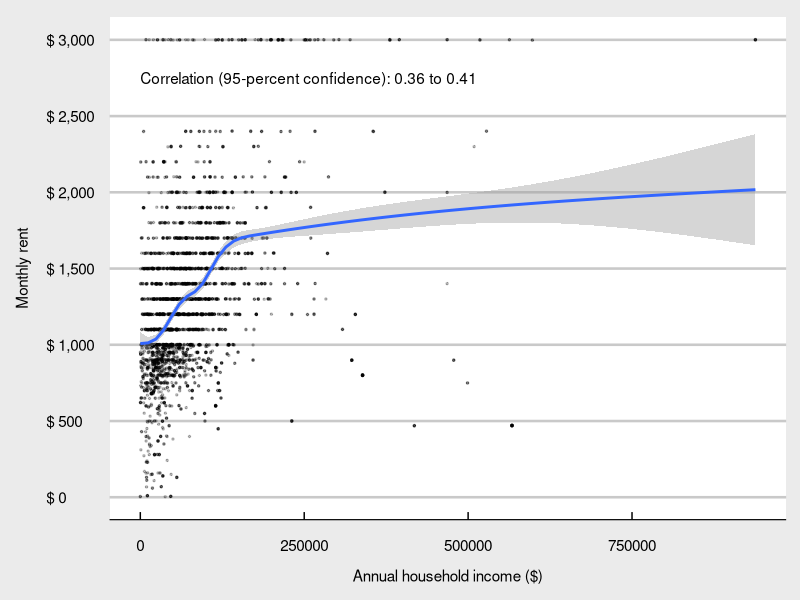
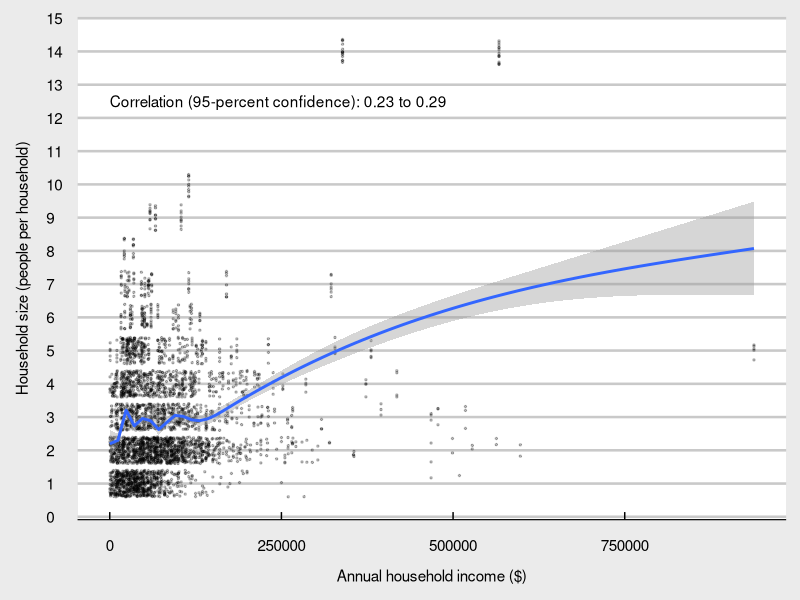
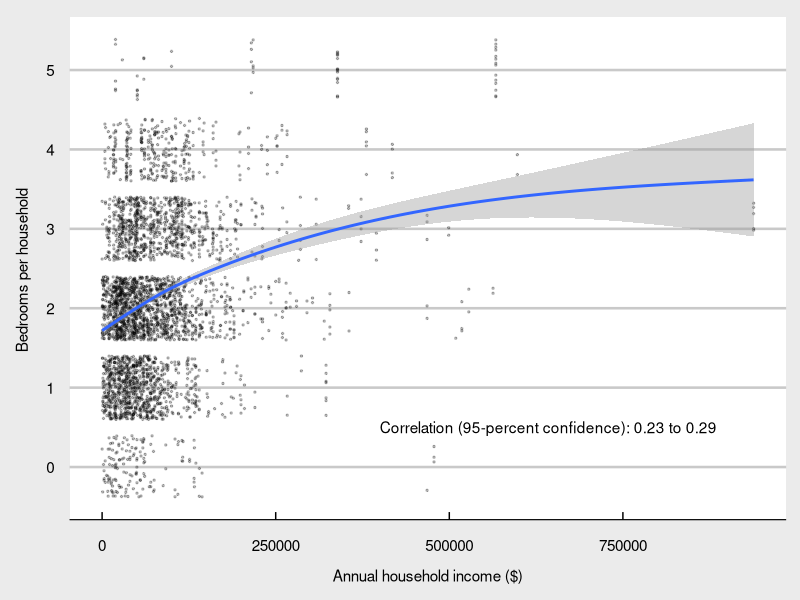
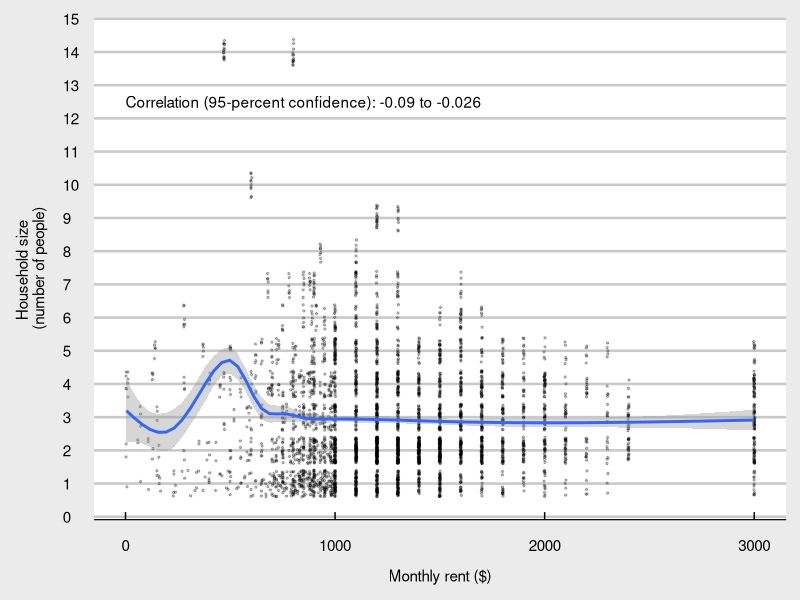
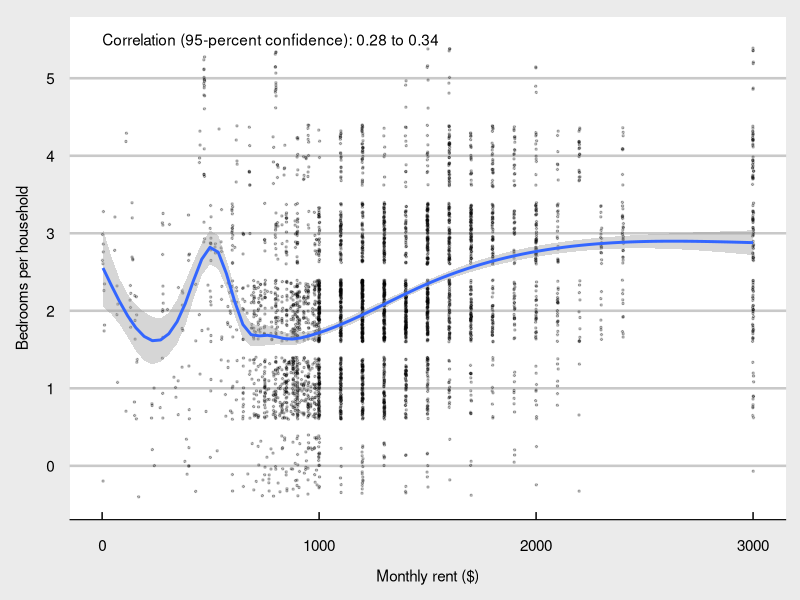
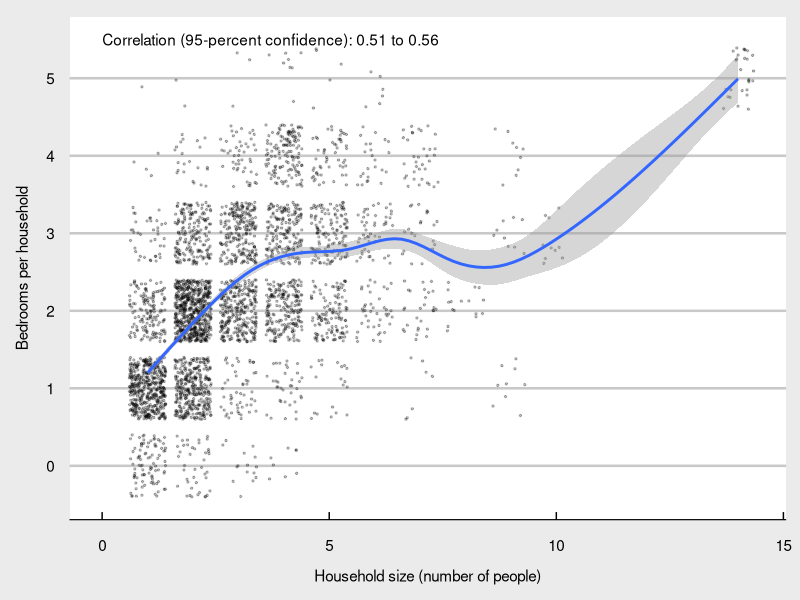
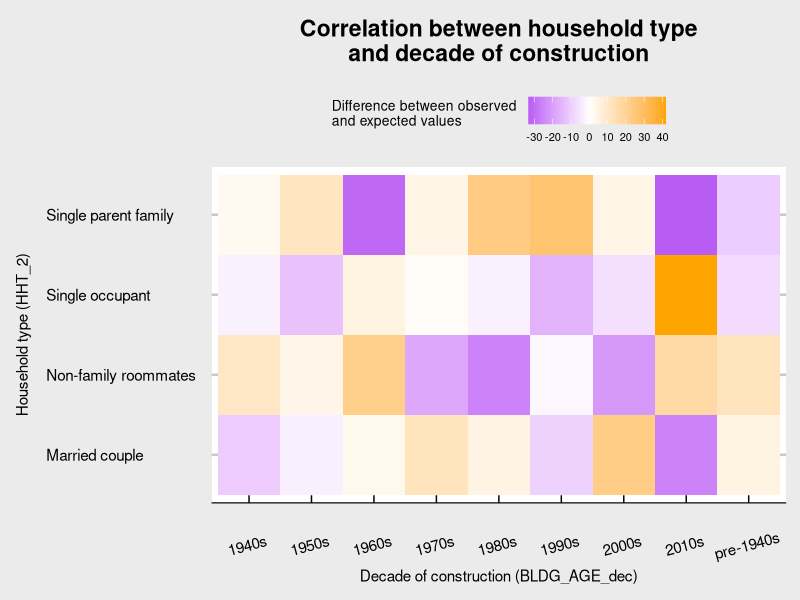
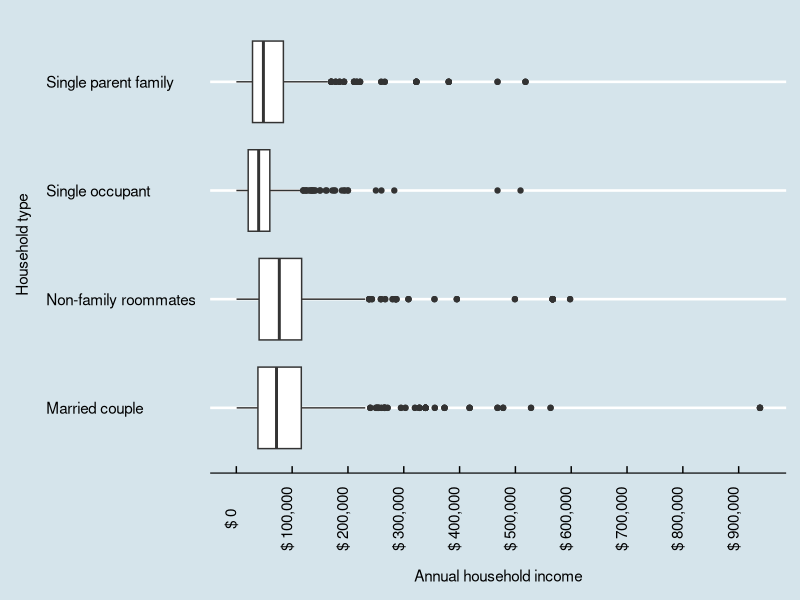

These figures' R source, in order:
## ---- chunk 1
library(tidyverse)
library(ggplot2)
library(ggthemes)
library(viridis)
library(corrplot)
## ---- chunk 2
hh_data_a3 <- read.csv("TravisHH.csv") %>% 
  mutate(HHT_2 = case_when(
    HHT_label=="Married couple household"~"Married couple",
    HHT_label=="Other family household: Female householder, no spouse present"~"Single parent family",
    HHT_label=="Other family household: Male householder, no spouse present"~"Single parent family",
    HHT_label=="Nonfamily household: Male householder: Not living alone"~"Non-family roommates",
    HHT_label=="Nonfamily household: Female householder: Not living alone"~"Non-family roommates",
    HHT_label=="Nonfamily household: Female householder: Living alone"~"Single occupant",
    HHT_label=="Nonfamily household: Male householder: Living alone"~"Single occupant"))
## ---- chunk 3
correlation1 <- cor.test(hh_data_a3$HINCP, hh_data_a3$RNTP)

correlation1
## ---- chunk 4
ggplot(hh_data_a3, aes(x = HINCP, y = RNTP)) +
  geom_point(size = 0.5, alpha = 0.25, position = "jitter") +
  geom_smooth() +
  theme_economist_white() +
  scale_x_continuous(name = "\nAnnual household income ($)") +
  scale_y_continuous(name = "Monthly rent\n",
                     breaks = seq(0, 3000, by = 500),
                     labels = paste("$",
                                    prettyNum(seq(0, 3000, by = 500),
                                              big.mark = ","))) +
  annotate(geom = "text", x = 0, y = 2750,
           label = paste("Correlation (95-percent confidence):",
                         prettyNum(correlation1$conf.int[1], digits = 2),
                                    "to",
                                    prettyNum(correlation1$conf.int[2], digits = 2)),
                     hjust = 0)
## ---- chunk 5
correlation2 <- cor.test(hh_data_a3$HINCP, hh_data_a3$NP)

correlation2
## ---- chunk 6
ggplot(hh_data_a3, aes(x = HINCP, y = NP)) +
  geom_point(size = 0.5, alpha = 0.25, position = "jitter") +
  geom_smooth() +
  theme_economist_white() +
  scale_x_continuous(name = "\nAnnual household income ($)") +
  scale_y_continuous(name = "Household size (people per household)\n",
                     breaks = seq(0, 15, by = 1)) +
  annotate(geom = "text", x = 0, y = 12.5,
           label = paste("Correlation (95-percent confidence):",
                         prettyNum(correlation2$conf.int[1], digits = 2),
                                    "to",
                                    prettyNum(correlation2$conf.int[2], digits = 2)),
                     hjust = 0)
## ---- chunk 7
correlation3 <- cor.test(hh_data_a3$HINCP, hh_data_a3$BDSP)

correlation3
## ---- chunk 8
ggplot(hh_data_a3, aes(x = HINCP, y = BDSP)) +
  geom_point(size = 0.5, alpha = 0.25, position = "jitter") +
  geom_smooth() +
  theme_economist_white() +
  scale_x_continuous(name = "\nAnnual household income ($)") +
  scale_y_continuous(name = "Bedrooms per household \n",
                     breaks = seq(0, 6, by = 1)) +
  annotate(geom = "text", x = 400000, y = 0.5,
           label = paste("Correlation (95-percent confidence):",
                         prettyNum(correlation3$conf.int[1], digits = 2),
                                    "to",
                                    prettyNum(correlation3$conf.int[2], digits = 2)),
                     hjust = 0)
## ---- chunk 9
correlation4 <- cor.test(hh_data_a3$RNTP, hh_data_a3$NP)

correlation4
## ---- chunk 10
ggplot(hh_data_a3, aes(x = RNTP, y = NP)) +
  geom_point(size = 0.5, alpha = 0.25, position = "jitter") +
  geom_smooth() +
  theme_economist_white() +
  scale_x_continuous(name = "\nMonthly rent ($)") +
  scale_y_continuous(name = "Household size \n(number of people)\n",
                     breaks = seq(0, 15, by = 1)) +
  annotate(geom = "text", x = 0, y = 12.5,
           label = paste("Correlation (95-percent confidence):",
                         prettyNum(correlation4$conf.int[1], digits = 2),
                                    "to",
                                    prettyNum(correlation4$conf.int[2], digits = 2)),
                     hjust = 0)
## ---- chunk 11
correlation5 <- cor.test(hh_data_a3$RNTP, hh_data_a3$BDSP)

correlation5
## ---- chunk 12
ggplot(hh_data_a3, aes(x = RNTP, y = BDSP)) +
  geom_point(size = 0.5, alpha = 0.25, position = "jitter") +
  geom_smooth() +
  theme_economist_white() +
  scale_x_continuous(name = "\nMonthly rent ($)") +
  scale_y_continuous(name = "Bedrooms per household\n",
                     breaks = seq(0, 5, by = 1)) +
  annotate(geom = "text", x = 0, y = 5.5,
           label = paste("Correlation (95-percent confidence):",
                         prettyNum(correlation5$conf.int[1], digits = 2),
                                    "to",
                                    prettyNum(correlation5$conf.int[2], digits = 2)),
                     hjust = 0)

## ---- chunk 13
correlation6 <- cor.test(hh_data_a3$NP, hh_data_a3$BDSP)

correlation6
## ---- chunk 14
ggplot(hh_data_a3, aes(x = NP, y = BDSP)) +
  geom_point(size = 0.5, alpha = 0.25, position = "jitter") +
  geom_smooth() +
  theme_economist_white() +
  scale_x_continuous(name = "\nHousehold size (number of people)") +
  scale_y_continuous(name = "Bedrooms per household\n",
                     breaks = seq(0, 6, by = 1)) +
  annotate(geom = "text", x = 0, y = 5.5,
           label = paste("Correlation (95-percent confidence):",
                         prettyNum(correlation6$conf.int[1], digits = 2),
                                    "to",
                                    prettyNum(correlation6$conf.int[2], digits = 2)),
                     hjust = 0)
## ---- chunk 15
chi_sq <- chisq.test(hh_data_a3$BLDG_AGE_dec, hh_data_a3$HHT_2) 

chi_sq
## ---- chunk 16
chi_sq$observed
## ---- chunk 17
chi_sq$expected
## ---- chunk 18
C_diff <- chi_sq$observed - chi_sq$expected

C_diff_data <- as.data.frame(C_diff)

## ---- chunk 19
C_diff_heatmap <- ggplot(C_diff_data, 
       aes(x = hh_data_a3.BLDG_AGE_dec,
           y = hh_data_a3.HHT_2,
           fill = Freq)) +
  geom_tile() +
  scale_x_discrete(name = "\nDecade of construction (BLDG_AGE_dec)") +
  scale_y_discrete(name = "Household type (HHT_2)\n") +
  theme_economist_white() +
  theme(legend.key.size =  unit(0.7, "cm"),
        plot.title = element_text(hjust = 0.5),
        axis.text.x = element_text(angle = 15),
        legend.text = element_text(size = 8),
        legend.title = element_text(size = 10)) +
  scale_fill_gradient2(name = "Difference between observed \nand expected values\n",
                       midpoint=0, 
                       low="purple", 
                       mid="white",
                       high="orange", 
                       space ="Lab",
                       breaks = seq(-30, 40, by = 10),
                       labels = seq(-30, 40, by = 10)) +
  ggtitle(label = "Correlation between household type\nand decade of construction\n")

C_diff_heatmap
## ---- chunk 20
anova1 <- aov(HINCP ~ HHT_2, data = hh_data_a3)

summary(anova1)

## ---- chunk 21
differences1 <- TukeyHSD(anova1)

as_tibble(cbind(pair = row.names(differences1$HHT_2),
                differences1$HHT_2))

## ---- chunk 22
options(scipen = 999)
ggplot(hh_data_a3, aes(x = HHT_2, y = HINCP)) +
  geom_boxplot() +
  theme_economist() +
  theme(axis.text.x = element_text(angle = 90)) +
  scale_x_discrete(name = "Household type\n") +
  scale_y_continuous(name = "\nAnnual household income", 
                     breaks = seq(0, 1000000, by = 100000),
                     labels = paste("$", 
                                    prettyNum(seq(0, 1000000, by = 100000),
                                              big.mark = ","))) +
  coord_flip()

## ---- chunk 23
anova2 <- aov(RNTP ~ HHT_2, data = hh_data_a3)

summary(anova2)

## ---- chunk 24
differences2 <- TukeyHSD(anova2)

as_tibble(cbind(pair = row.names(differences2$HHT_2),
                differences2$HHT_2))

## ---- chunk 25
options(scipen = 999)
ggplot(hh_data_a3, aes(x = HHT_2, y = RNTP)) +
  geom_boxplot() +
  theme_economist() +
  theme(axis.text.x = element_text(angle = 0)) +
  scale_x_discrete(name = "\nHousehold type\n") +
  scale_y_continuous(name = "\nMonthly rent\n", 
                     breaks = seq(0, 3000, by = 500),
                     labels = paste("$", 
                                    prettyNum(seq(0, 3000, by = 500),
                                              big.mark = ","))) +
  coord_flip()

## ---- chunk 26
anova3 <- aov(NP ~ HHT_2, data = hh_data_a3)

summary(anova3)

## ---- chunk 27
differences3 <- TukeyHSD(anova3)

as_tibble(cbind(pair = row.names(differences3$HHT_2),
                differences3$HHT_2))

## ---- chunk 28
ggplot(hh_data_a3, aes(x = HHT_2, y = NP)) +
  geom_boxplot() +
  theme_economist() +
  theme(axis.text.x = element_text(angle = 0)) +
  scale_x_discrete(name = "Household type\n") +
  scale_y_continuous(name = "\nHousehold size (people)", 
                     breaks = seq(0, 15, by = 1),
                     labels = paste(prettyNum(seq(0, 15, by = 1)))) +
  coord_flip()

## ---- chunk 29
anova4 <- aov(BDSP ~ HHT_2, data = hh_data_a3)

summary(anova4)

## ---- chunk 30
differences4 <- TukeyHSD(anova4)

as_tibble(cbind(pair = row.names(differences4$HHT_2),
                differences4$HHT_2))

## ---- chunk 31
ggplot(hh_data_a3, aes(x = HHT_2, y = BDSP)) +
  geom_boxplot() +
  theme_economist() +
  theme(axis.text.x = element_text(angle = 0)) +
  scale_x_discrete(name = "Household type\n") +
  scale_y_continuous(name = "\nBedrooms per household", 
                     breaks = seq(0, 6, by = 1),
                     labels = paste(prettyNum(seq(0, 6, by = 1)))) +
  coord_flip()

## ---- chunk 32
anova5 <- aov(HINCP ~ BLDG_AGE_dec, data = hh_data_a3)

summary(anova5)

## ---- chunk 33
differences5 <- TukeyHSD(anova5)

as_tibble(cbind(pair = row.names(differences5$BLDG_AGE_dec),
                differences5$BLDG_AGE_dec))

## ---- chunk 34
options(scipen = 999)
ggplot(hh_data_a3, aes(x = BLDG_AGE_dec, y = HINCP)) +
  geom_boxplot() +
  theme_economist() +
  theme(axis.text.x = element_text(angle = 0)) +
  scale_x_discrete(name = "\nDecade of construction") +
  scale_y_continuous(name = "Annual household income\n", 
                     breaks = seq(0, 1000000, by = 100000),
                     labels = paste("$",
                                    prettyNum(seq(0, 1000000, by = 100000))))

## ---- chunk 35
options(scipen = 999)
ggplot(hh_data_a3, aes(x = BLDG_AGE_dec, y = HINCP)) +
  geom_boxplot() +
  theme_economist() +
  theme(axis.text.x = element_text(angle = 0)) +
  scale_x_discrete(name = "\nDecade of construction") +
  scale_y_log10(name = "Annual household income\n", 
                     breaks = c(0, 100, 1000, 10000, 100000, 1000000),
                     labels = paste("$",
                                    prettyNum(c(0, 100, 1000, 10000, 100000, 1000000))))

## ---- chunk 36
anova6 <- aov(RNTP ~ BLDG_AGE_dec, data = hh_data_a3)

summary(anova6)

## ---- chunk 37
differences6 <- TukeyHSD(anova6)

as_tibble(cbind(pair = row.names(differences6$BLDG_AGE_dec),
                differences6$BLDG_AGE_dec))

## ---- chunk 38
options(scipen = 999)
ggplot(hh_data_a3, aes(x = BLDG_AGE_dec, y = RNTP)) +
  geom_boxplot() +
  theme_economist() +
  theme(axis.text.x = element_text(angle = 0)) +
  scale_x_discrete(name = "\nDecade of construction") +
  scale_y_continuous(name = "Monthly rent\n", 
                     breaks = seq(0, 3000, by = 500),
                     labels = paste("$",
                                    prettyNum(seq(0, 3000, by = 500))))

## ---- chunk 39
anova7 <- aov(NP ~ BLDG_AGE_dec, data = hh_data_a3)

summary(anova7)

## ---- chunk 40
differences7 <- TukeyHSD(anova7)

as_tibble(cbind(pair = row.names(differences7$BLDG_AGE_dec),
                differences7$BLDG_AGE_dec))

## ---- chunk 41
ggplot(hh_data_a3, aes(x = BLDG_AGE_dec, y = NP)) +
  geom_boxplot() +
  theme_economist() +
  theme(axis.text.x = element_text(angle = 0)) +
  scale_x_discrete(name = "\nDecade of construction") +
  scale_y_continuous(name = "Household size (people)\n", 
                     breaks = seq(0, 15, by = 1),
                     labels = paste(prettyNum(seq(0, 15, by = 1))))

## ---- chunk 42
anova8 <- aov(BDSP ~ BLDG_AGE_dec, data = hh_data_a3)

summary(anova8)

## ---- chunk 43
differences8 <- TukeyHSD(anova8)

as_tibble(cbind(pair = row.names(differences8$BLDG_AGE_dec),
                differences8$BLDG_AGE_dec))

## ---- chunk 44
ggplot(hh_data_a3, aes(x = BLDG_AGE_dec, y = BDSP)) +
  geom_boxplot() +
  theme_economist() +
  theme(axis.text.x = element_text(angle = 0)) +
  scale_x_discrete(name = "\nDecade of construction") +
  scale_y_continuous(name = "Bedrooms per household\n", 
                     breaks = seq(0, 6, by = 1),
                     labels = paste(prettyNum(seq(0, 6, by = 1))))
